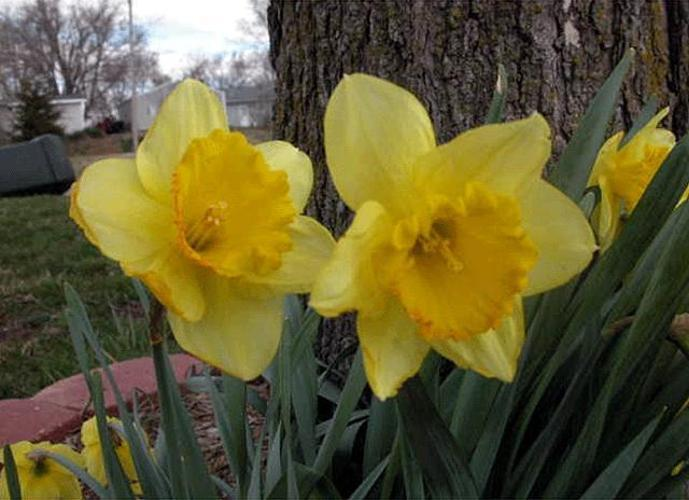
#> input picture assignments/A1/in/flowers/image_0001.jpg, 689 x 500 px; its folder holds 3 pictures in this run
$ python script.py
#> lines starting #> are read from the running program, lines starting #| are printed output that depends on the picture
#!/usr/bin/python

"""
Assignment 1 - Building a simple image search algorithm
"""
# Importing packages
import os
import sys
import cv2
import numpy as np
import pandas as pd

sys.path.append(os.path.join(".."))

# Defining function for extracting the color histogram for an image
def extract_color_hist(image_path):
    """
    Extracts color histograms for a single image.

    Args:
        image_path (str): Path to the image file.

    Returns:
        numpy.ndarray: A numpy array containing histograms for each channel (red, green, blue).
    """
#> called with image_path = '../in/flowers/image_0001.jpg'

    image = cv2.imread(image_path)
#> image is the input picture: shape (500, 689, 3); mean B, G, R 50.7, 90.9, 97.5

    if image is None:
        raise FileNotFoundError(f"Image not found: {image_path}")

    # Split channels
    channels = cv2.split(image)

    histograms = [cv2.calcHist([channel], [0], None, [255], [0, 256]) for channel in channels]
#> histograms = 3 items
    histograms = np.concatenate(histograms)
#> histograms = 765 values, max 19694 at index 0, min 53 at index 216, mean 1351

    # Normalize histogram
    histograms = cv2.normalize(histograms, histograms, alpha=0, beta=1, norm_type=cv2.NORM_MINMAX)
#> histograms = 765 values, max 1 at index 0, min -4.37e-11 at index 216, mean 0.0661

    return histograms

# Making function for comparing histograms
def compare_histograms(target_histogram, histograms_list):
    """
    Compares the histogram of a target image to other histograms using Chi-Squared distance.

    Args:
        target_histogram (numpy.ndarray): Histogram of the target image.
        histograms_list (list): List containing tuples of (filename, histograms) for all images.

    Returns:
        list: A list of tuples where each tuple contains the filename and the Chi-Squared distance
              between the target image histogram and the histogram of each image in the dataset.
    """
    distances = [(filename, round(cv2.compareHist(target_histogram, histogram, cv2.HISTCMP_CHISQR), 2))
                 for filename, histogram in histograms_list]

    return distances

# Function to save results to CSV
def save_to_csv(data, filename):
    df = pd.DataFrame(data, columns = ["Filename", "Distance"])
    df.to_csv(os.path.join(OUTPUT_FOLDER, filename), index = False)

# Main function

def main():
    # Defining folder paths
    INPUT_FOLDER = os.path.join("..","in", "flowers")
    OUTPUT_FOLDER = os.path.join("..","out")

    # Extract histograms for all images in the folder
    histograms_list = [(image_filename, extract_color_hist(os.path.join(INPUT_FOLDER, image_filename)))
                       for image_filename in os.listdir(INPUT_FOLDER)]
#> call 2 of extract_color_hist, with image_path = '../in/flowers/image_0008.jpg'
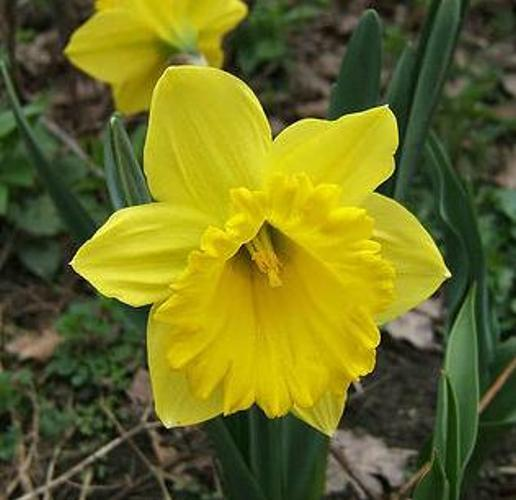
#> input picture assignments/A1/in/flowers/image_0008.jpg, 516 x 500 px
#> in extract_color_hist, image is the input picture: shape (500, 516, 3); mean B, G, R 34.2, 109, 108.1
#> in extract_color_hist (call 2), `histograms = [cv2.calcHist([channel], [0], None, [255], [0, 256]) for ..`: histograms = 3 items
#> in extract_color_hist (call 2), `histograms = np.concatenate(histograms)`: histograms = 765 values, max 16407 at index 0, min 0 at index 171, mean 1011.8
#> in extract_color_hist (call 2), `histograms = cv2.normalize(histograms, histograms, alpha=0, beta=1, no..`: histograms = 765 values, max 1 at index 0, min 0 at index 171, mean 0.0617
#> call 3 of extract_color_hist, with image_path = '../in/flowers/image_0030.jpg'
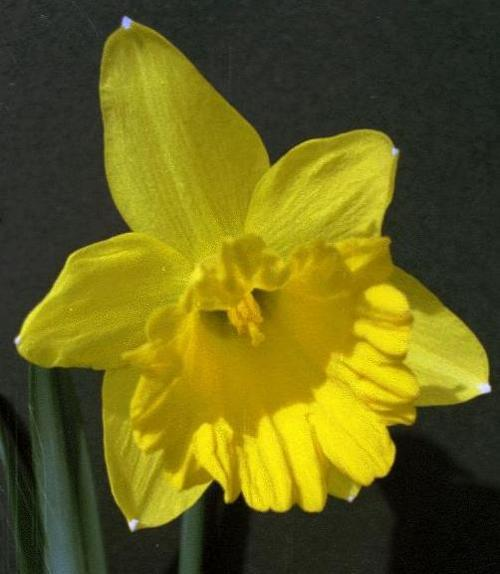
#> input picture assignments/A1/in/flowers/image_0030.jpg, 500 x 574 px
#> in extract_color_hist, image is the input picture: shape (574, 500, 3); mean B, G, R 25.3, 97.4, 102.6
#> in extract_color_hist (call 3), `histograms = [cv2.calcHist([channel], [0], None, [255], [0, 256]) for ..`: histograms = 3 items
#> in extract_color_hist (call 3), `histograms = np.concatenate(histograms)`: histograms = 765 values, max 20827 at index 0, min 0 at index 183, mean 1125.5
#> in extract_color_hist (call 3), `histograms = cv2.normalize(histograms, histograms, alpha=0, beta=1, no..`: histograms = 765 values, max 1 at index 0, min 0 at index 183, mean 0.054

    # Define path for target image
    target_image_path = os.path.join(INPUT_FOLDER, "image_1009.jpg")

    # Extract histogram for the target image
    target_histogram = extract_color_hist(target_image_path)

    # Compare histograms
    distances = compare_histograms(target_histogram, histograms_list)

    # Sort the distances list based on the distances (second element of each tuple)
    top_5_closest = sorted(distances, key=lambda x: x[1])[:5]

    # Save results to CSV
    save_to_csv(top_5_closest, "5TOP_similar_images.csv")

    print("CSV file saved in the out folder.")

if __name__ == "__main__":
#> (the run stopped early here; a loop or call above may not have finished)
